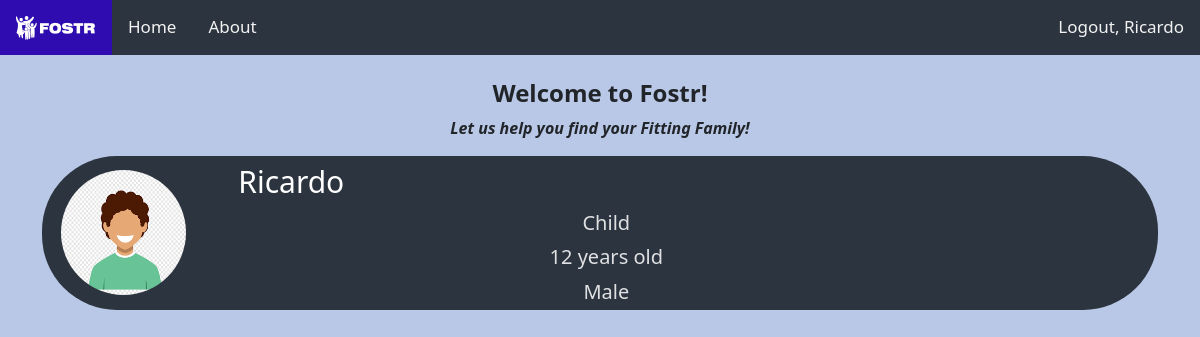
Page / (signed in) on the earlier database version.
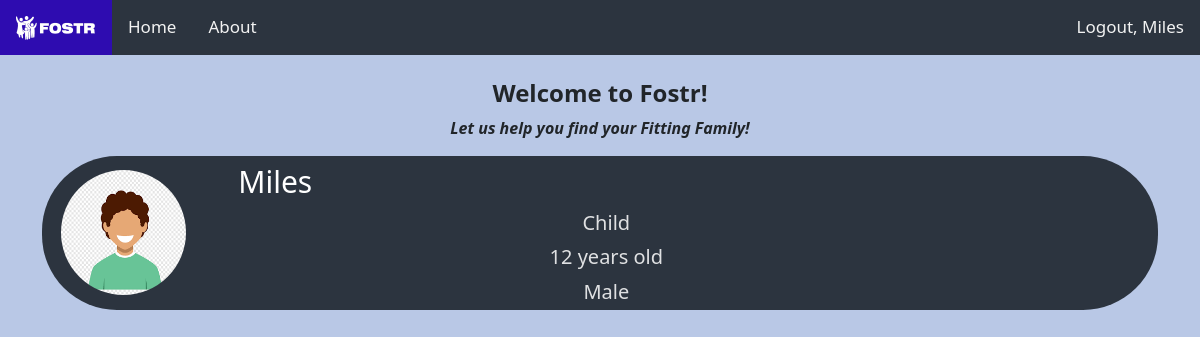
Same page on the later database version.
### fostr/models.py (models this page shows, shortened)
class User(db.Model, UserMixin):
    id = db.Column(db.Integer, primary_key=True)
    username     = db.Column(db.String(256), unique=True, nullable=False)
    password     = db.Column(db.String(128), nullable=False)
    role         = db.Column(db.String(32), nullable=False)
    name         = db.Column(db.String(128), nullable=False) # full name
    age          = db.Column(db.Integer, nullable=False)
    gender       = db.Column(db.String(6), nullable=False) # male/female
    interests    = db.Column(MutableList.as_mutable(PickleType), nullable=False)
    hobbies      = db.Column(MutableList.as_mutable(PickleType), nullable=False)
    date_entered = db.Column(db.DateTime, nullable=False, default=datetime.utcnow)
    profile_pic  = db.Column(db.String(32), nullable=False, default=DEFAULT_PROFILE_PIC)
    def checkRole(self, role:str) -> bool:
        return self.role == role

### fostr/routes.py (the view)
@app.route('/')
@login_required
def home():
    users = None
    if (current_user.checkRole(Roles.ADMIN)):
        users = User.query.all()
    elif (current_user.checkRole(Roles.PARENT)):
        users = User.query.filter_by(role=Roles.CHILD).all()
    elif (current_user.checkRole(Roles.CHILD)):
        users = User.query.filter_by(username=current_user.username).all()
    content = {
        'app_name': app.name.capitalize(),
        'title': 'Home',
        'users': users
    }
    return render_template('home.html', **content)

### fostr/models.py (called while the page is built)
@login_manager.user_loader
def load_user(userID):
    return User.query.get(int(userID))

### fostr/templates/home.html (shortened to what this page needs)
{% extends "base.html" %}
{% block content %}
    <br>
    <h4 class="pb-2 mb-0" style="text-align:center"><b>Welcome to Fostr!</b></h4>
    <p  style="text-align:center"> <b><i> Let us help you find your Fitting Family!</i></b></p>
    {% for user in users %}
    <table class = 'childHomeInformation'>
        <tr>
            <td class= 'userPictureHome' width= '150' height= '150' rowspan="4" >
                <a href="/user/{{user.role}}/{{user.username}}">
                    {% set userPic = user.profile_pic %}
                    <img src="{{ url_for('static', filename = 'profile_pics/' + userPic) }}" alt= "This is the image of the child" class= 'childPFP' >
                </a>
            </td>
            <td><a class = 'homeChildName' href="/user/{{user.role}}/{{user.username}}">{{user.name}}</a>
            </td>
        </tr>
        <tr>
            <td class = 'homeChildAge'>{{user.role}}
            </td>
        </tr>
        <tr>
            <td class = 'homeChildAge'>{{user.age}} years old
            </td>
        </tr>
        <tr>
            <td class = 'homeChildGender'>{{user.gender}}
            </td>
        </tr>
    </table>
    <br>
    {% endfor %}
{% endblock content %}

### fostr/templates/base.html (shortened to what this page needs)
<!DOCTYPE html>
<html lang="en">
    <link href="https://cdn.jsdelivr.net/npm/bootstrap@5.1.3/dist/css/bootstrap.min.css" rel="stylesheet">
    <link rel="stylesheet" type="text/css" href="{{ url_for('static', filename='fostr.css') }}">
</html>
<body>
    <link rel="stylesheet" href="https://cdnjs.cloudflare.com/ajax/libs/font-awesome/4.7.0/css/font-awesome.min.css">
    <div class="navBar" id= "navBar">
        <a href="{{ url_for('home') }}" class="active"> <img src="{{ url_for('static', filename = 'fostr_logo_white.png')}}" width = "80" height="25" > </a>
        <a href="{{ url_for('home') }}">Home</a>
        <a href="{{ url_for('about')}}">About</a>
        {% if current_user.is_authenticated %}
        <a href="{{ url_for('logout')}}" class="logoutButton">Logout, {{ current_user.name }}</a>
        {% endif %}
    </div>
    <div class="container">
        {% block content %}{% endblock %}
    </div>
</body>

### fostr/static/fostr.css (style rules this page uses)
.navBar { background-color: #2c343f; overflow: hidden; }
.navBar a { float: left; display: block; color: #f2f2f2; text-align: center; padding: 14px 16px; text-decoration: none; font-size: 17px; }
.navBar a.active { background-color: #2f05c5d7; color: white; }
.navBar .logoutButton { float: right; }
body { background-color: rgba(113, 142, 204, 0.486) ; }
.childPFP { max-width: 125px; min-width: 125px; max-height: 125px; min-height: 125px; border-radius: 50%; }
.childHomeInformation, .detailedInfoDiv { background-color: #2c343f; border-collapse:separate; border-radius:75px; -moz-border-radius:6px; }
.childHomeInformation { width: 100%; }
.homeChildName, .detailedInfoName { font-size: 30px; width: 100%; padding-left: 5%; color: #ffffff; text-decoration: none; }
.userPictureHome { padding-left: 17px; align-items: center; }
.homeChildAge, .homeChildGender { font-size: 20px; width: 100%; padding-right: 12%; text-align: center; color: rgba(255, 255, 255, 0.85); }

Differences in the rows shown:
changed User "Child": name "Ricardo" → "Miles"
